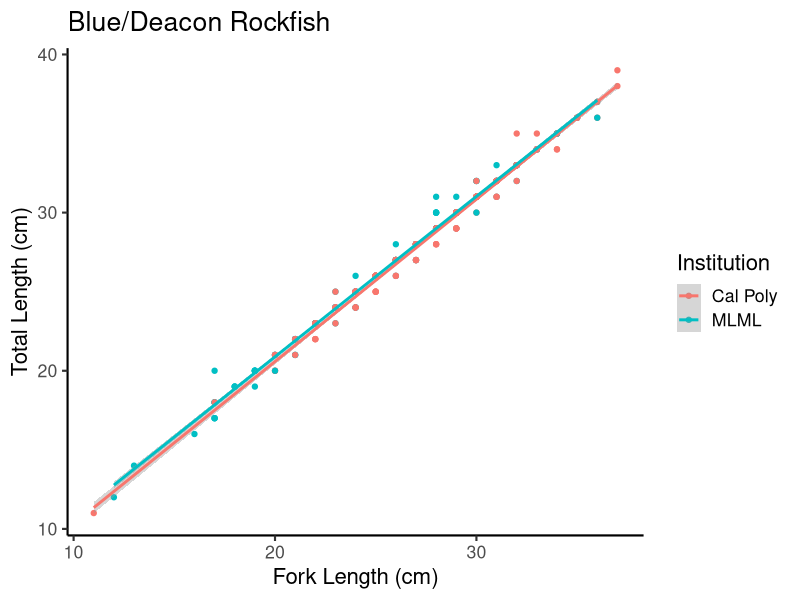
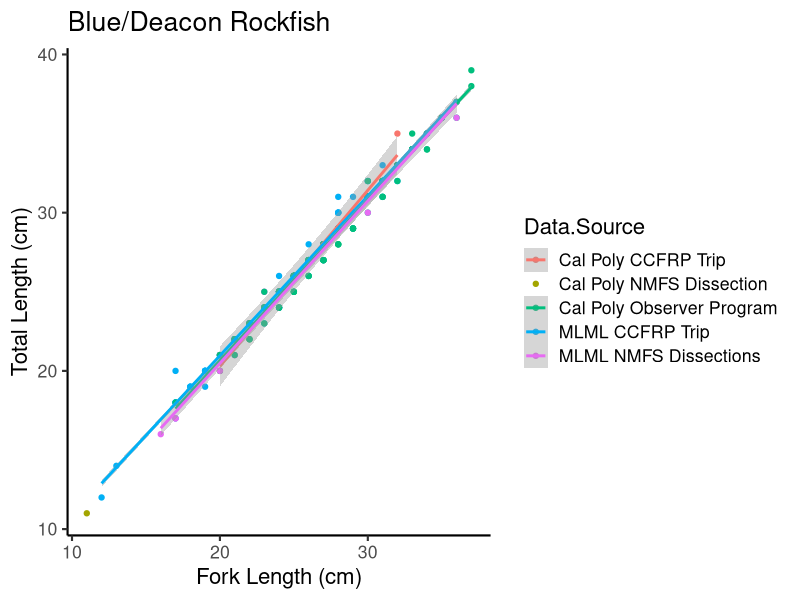
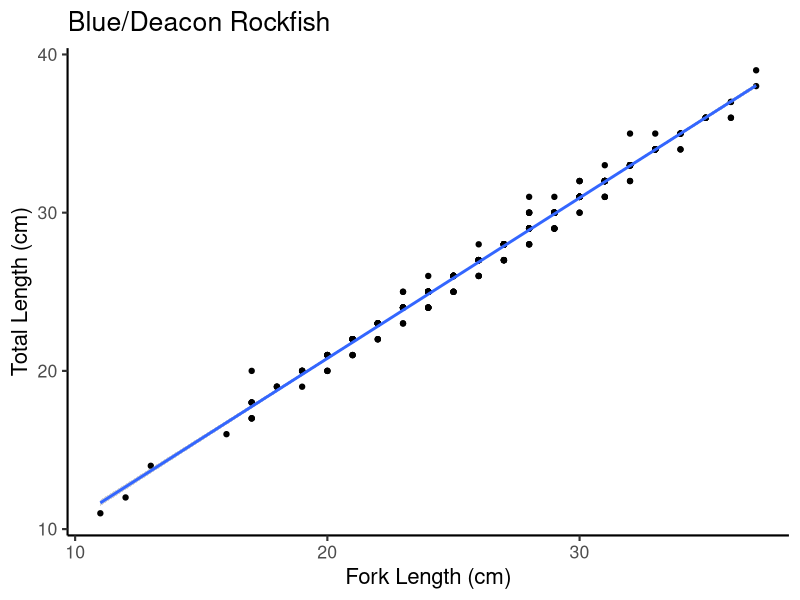
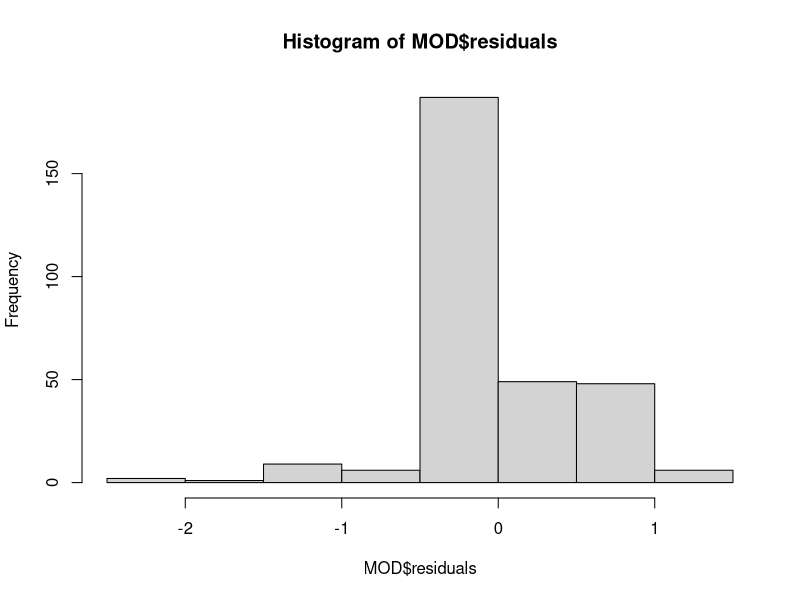
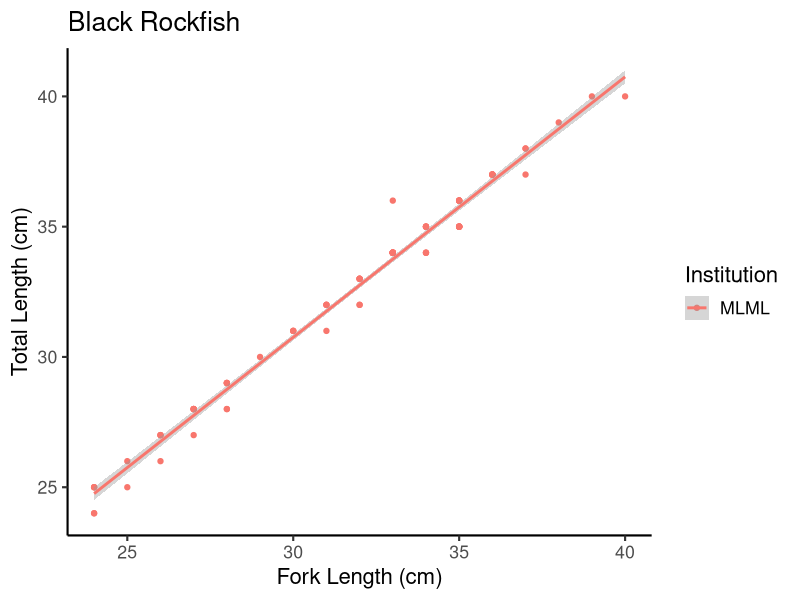
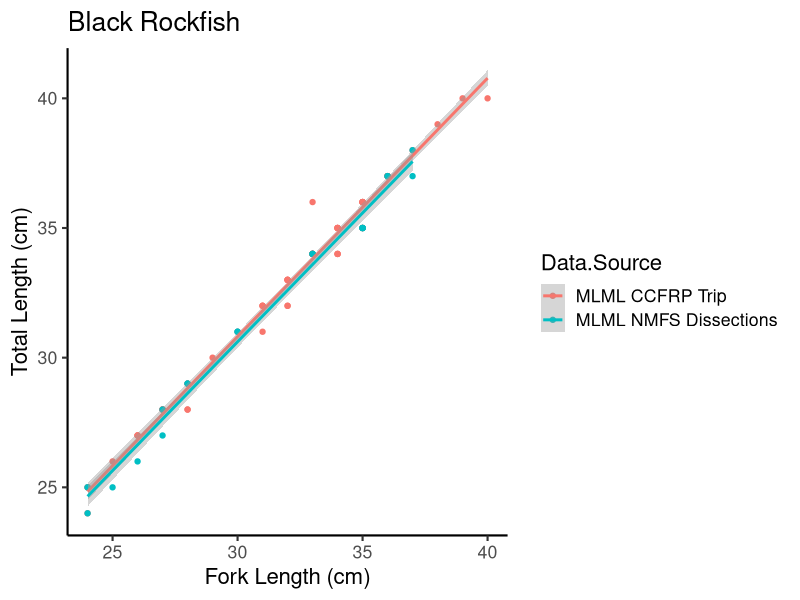
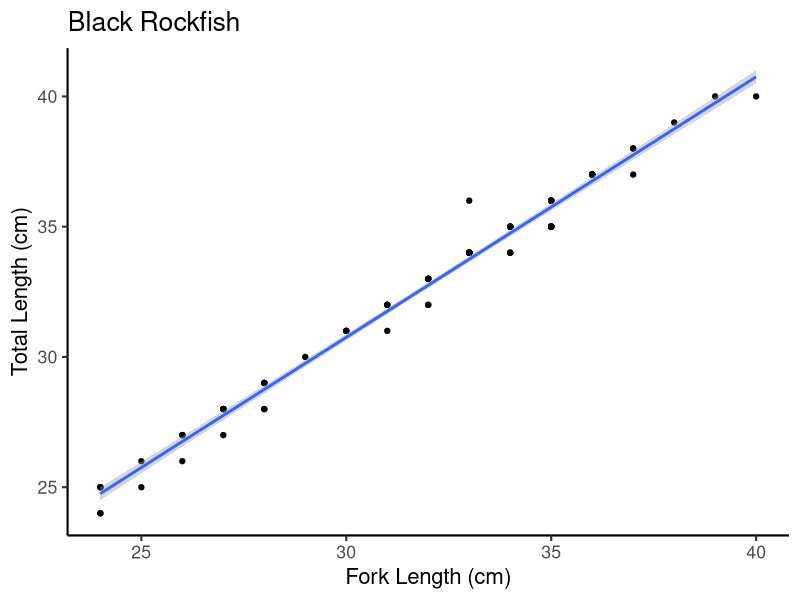
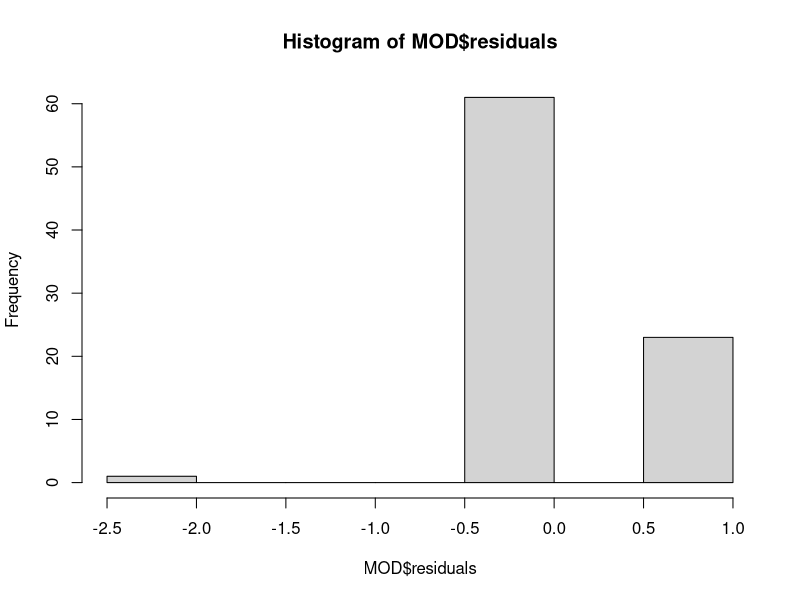

Generate these figures, in order, with R:
## ---- chunk 1

knitr::opts_chunk$set(echo = TRUE, error=FALSE)

rm(list = ls());graphics.off()
library(tidyverse) # For data manipulation and summarization
library(plotrix) #To use standard error calculation
library(cowplot) #For grouping plots
library(scales) #For editing axis scales
library(rstatix) #For running ANCOVA
#library(ggpmisc) #adding equation and r2 to figures
library(here) ## for erin

alpha=0.5
formula<-y~x
theme_set(theme_classic(base_size=16))

## ---- chunk 2

length.data <-read.csv(here("Data", 'Fork-And-Total-Length-Data.csv'))

## ---- chunk 3

blue.deacon<-length.data%>%
  group_by(Institution, Species, Data.Source)%>%
  filter(Species == "Blue/Deacon Rockfish")

ggplot(blue.deacon, aes(x=Fork.Length..cm., y=Total.Length..cm., col=Institution))+
  geom_point()+
  geom_smooth(method = "lm")+ 
  ggtitle("Blue/Deacon Rockfish") +
  xlab("Fork Length (cm)") + ylab("Total Length (cm)")

ggplot(blue.deacon, aes(x=Fork.Length..cm., y=Total.Length..cm., col=Data.Source))+
  geom_point()+
  geom_smooth(method = "lm")+ 
  ggtitle("Blue/Deacon Rockfish") +
  xlab("Fork Length (cm)") + ylab("Total Length (cm)")

ggplot(blue.deacon, aes(x=Fork.Length..cm., y=Total.Length..cm.))+
  geom_point()+
  geom_smooth(method = "lm")+ 
  ggtitle("Blue/Deacon Rockfish") +
  xlab("Fork Length (cm)") + ylab("Total Length (cm)")
  
MOD <- lm(Fork.Length..cm.~Total.Length..cm., data = blue.deacon)
  summary(MOD)
  hist(MOD$residuals)

## ---- chunk 4

black<-length.data%>%
  group_by(Institution, Species, Data.Source)%>%
  filter(Species == "Black Rockfish")

ggplot(black, aes(x=Fork.Length..cm., y=Total.Length..cm., col=Institution))+
  geom_point()+
  geom_smooth(method = "lm")+ 
  ggtitle("Black Rockfish") +
  xlab("Fork Length (cm)") + ylab("Total Length (cm)")

ggplot(black, aes(x=Fork.Length..cm., y=Total.Length..cm., col=Data.Source))+
  geom_point()+
  geom_smooth(method = "lm")+ 
  ggtitle("Black Rockfish") +
  xlab("Fork Length (cm)") + ylab("Total Length (cm)")

ggplot(black, aes(x=Fork.Length..cm., y=Total.Length..cm.))+
  geom_point()+
  geom_smooth(method = "lm")+ 
  ggtitle("Black Rockfish") +
  xlab("Fork Length (cm)") + ylab("Total Length (cm)")
  
MOD <- lm(Fork.Length..cm.~Total.Length..cm., data = black)
  summary(MOD)
  hist(MOD$residuals)
  
## ---- chunk 5

vermilion<-length.data%>%
  group_by(Institution, Species, Data.Source)%>%
  filter(Species == "Vermilion Rockfish")

ggplot(vermilion, aes(x=Fork.Length..cm., y=Total.Length..cm., col=Institution))+
  geom_point()+
  geom_smooth(method = "lm")+ 
  ggtitle("Vermilion Rockfish") +
  xlab("Fork Length (cm)") + ylab("Total Length (cm)")

ggplot(vermilion, aes(x=Fork.Length..cm., y=Total.Length..cm., col=Data.Source))+
  geom_point()+
  geom_smooth(method = "lm")+ 
  ggtitle("Vermilion Rockfish") +
  xlab("Fork Length (cm)") + ylab("Total Length (cm)")

ggplot(vermilion, aes(x=Fork.Length..cm., y=Total.Length..cm.))+
  geom_point()+
  geom_smooth(method = "lm")+ 
  ggtitle("Vermilion Rockfish") +
  xlab("Fork Length (cm)") + ylab("Total Length (cm)")
  
MOD <- lm(Fork.Length..cm.~Total.Length..cm., data = vermilion)
  summary(MOD)
  hist(MOD$residuals)
  
## ---- chunk 6

olive.yellowtail<-length.data%>%
  group_by(Institution, Species, Data.Source)%>%
  filter(Species == "Olive/Yellowtail Rockfish")

ggplot(olive.yellowtail, aes(x=Fork.Length..cm., y=Total.Length..cm., col=Institution))+
  geom_point()+
  geom_smooth(method = "lm")+ 
  ggtitle("Olive/Yellowtail Rockfish") +
  xlab("Fork Length (cm)") + ylab("Total Length (cm)")

ggplot(olive.yellowtail, aes(x=Fork.Length..cm., y=Total.Length..cm., col=Data.Source))+
  geom_point()+
  geom_smooth(method = "lm")+ 
  ggtitle("Olive/Yellowtail Rockfish") +
  xlab("Fork Length (cm)") + ylab("Total Length (cm)")

ggplot(olive.yellowtail, aes(x=Fork.Length..cm., y=Total.Length..cm.))+
  geom_point()+
  geom_smooth(method = "lm")+ 
  ggtitle("Olive/Yellowtail Rockfish") +
  xlab("Fork Length (cm)") + ylab("Total Length (cm)")
  
MOD <- lm(Fork.Length..cm.~Total.Length..cm., data = olive.yellowtail)
  summary(MOD)
  hist(MOD$residuals)
  
## ---- chunk 7

copper<-length.data%>%
  group_by(Institution, Species, Data.Source)%>%
  filter(Species == "Copper Rockfish")

ggplot(copper, aes(x=Fork.Length..cm., y=Total.Length..cm., col=Institution))+
  geom_point()+
  geom_smooth(method = "lm")+ 
  ggtitle("Copper Rockfish") +
  xlab("Fork Length (cm)") + ylab("Total Length (cm)")

ggplot(copper, aes(x=Fork.Length..cm., y=Total.Length..cm., col=Data.Source))+
  geom_point()+
  geom_smooth(method = "lm")+ 
  ggtitle("Copper Rockfish") +
  xlab("Fork Length (cm)") + ylab("Total Length (cm)")

ggplot(copper, aes(x=Fork.Length..cm., y=Total.Length..cm.))+
  geom_point()+
  geom_smooth(method = "lm")+ 
  ggtitle("Copper Rockfish") +
  xlab("Fork Length (cm)") + ylab("Total Length (cm)")
  
MOD <- lm(Fork.Length..cm.~Total.Length..cm., data = copper)
  summary(MOD)
  hist(MOD$residuals)
  
## ---- chunk 8

canary<-length.data%>%
  group_by(Institution, Species, Data.Source)%>%
  filter(Species == "Canary Rockfish")

ggplot(canary, aes(x=Fork.Length..cm., y=Total.Length..cm., col=Institution))+
  geom_point()+
  geom_smooth(method = "lm")+ 
  ggtitle("Canary Rockfish") +
  xlab("Fork Length (cm)") + ylab("Total Length (cm)")

ggplot(canary, aes(x=Fork.Length..cm., y=Total.Length..cm., col=Data.Source))+
  geom_point()+
  geom_smooth(method = "lm")+ 
  ggtitle("Canary Rockfish") +
  xlab("Fork Length (cm)") + ylab("Total Length (cm)")

ggplot(canary, aes(x=Fork.Length..cm., y=Total.Length..cm.))+
  geom_point()+
  geom_smooth(method = "lm")+ 
  ggtitle("Canary Rockfish") +
  xlab("Fork Length (cm)") + ylab("Total Length (cm)")
  
MOD <- lm(Fork.Length..cm.~Total.Length..cm., data = canary)
  summary(MOD)
  hist(MOD$residuals)
  
## ---- chunk 9

length_dat <- read_csv(here("Data", "Fork-And-Total-Length-Data2.csv"))
str(length_dat)

length_dat %>% arrange(desc(TL)) %>% slice(1)
length_dat %>% arrange(desc(FL)) %>% slice(1)
length_dat %>% arrange(TL) %>% slice(1)
length_dat %>% arrange(FL) %>% slice(1)


## ---- chunk 10

bin_dat <- length_dat %>%
  mutate(TL_bin = cut(TL, breaks = c(0,2,4,6,8,10,12,14,16,18,20,22,24,26,28,30,
                                     32,34,36,38,40,42,44,46,48,50,52,54,56,58,60,
                                     62,64)),
         FL_bin = cut(FL, breaks = c(0,2,4,6,8,10,12,14,16,18,20,22,24,26,28,30,
                                     32,34,36,38,40,42,44,46,48,50,52,54,56,58,60,
                                     62,64)),
         match = case_when(
           TL_bin == FL_bin ~ "YES",
           TL_bin != FL_bin ~ "NO"
         ))

## checking out some numbers
# bin_dat %>% count(match)
# bin_dat %>% filter(Species == "Blue/Deacon Rockfish") %>% count(match)
# bin_dat %>% filter(!Species == "Canary Rockfish") %>% count(match)
# 
# ggplot(data = bin_dat)+
#   geom_bar(aes(x = TL_bin), fill = "Blue", alpha = 0.5)+
#   geom_bar(aes(x = FL_bin), fill = "Green", alpha = 0.5)

## ---- chunk 11

## the annoying long bin conversion

bin_dat_num <- bin_dat %>%
  mutate(TL_int = case_when(
    TL %in% c(11,12) ~ 12,
    TL %in% c(13,14) ~ 14,
    TL %in% c(15,16) ~ 16,
    TL %in% c(17,18) ~ 18,
    TL %in% c(19,20) ~ 20,
    TL %in% c(21,22) ~ 22,
    TL %in% c(23,24) ~ 24,
    TL %in% c(25,26) ~ 26,
    TL %in% c(27,28) ~ 28,
    TL %in% c(29,30) ~ 30,
    TL %in% c(31,32) ~ 32,
    TL %in% c(33,34) ~ 34,
    TL %in% c(35,36) ~ 36,
    TL %in% c(37,38) ~ 38,
    TL %in% c(39,40) ~ 40,
    TL %in% c(41,42) ~ 42,
    TL %in% c(43,44) ~ 44,
    TL %in% c(45,46) ~ 46,
    TL %in% c(47,48) ~ 48,
    TL %in% c(49,50) ~ 50,
    TL %in% c(51,52) ~ 52,
    TL %in% c(53,54) ~ 54,
    TL %in% c(55,56) ~ 56,
    TL %in% c(57,58) ~ 58,
    TL %in% c(59,60) ~ 60,
    TL %in% c(61,62) ~ 62,
    TL %in% c(63,64) ~ 64),
    FL_int = case_when(
      FL %in% c(11,12) ~ 12,
      FL %in% c(13,14) ~ 14,
      FL %in% c(15,16) ~ 16,
      FL %in% c(17,18) ~ 18,
      FL %in% c(19,20) ~ 20,
      FL %in% c(21,22) ~ 22,
      FL %in% c(23,24) ~ 24,
      FL %in% c(25,26) ~ 26,
      FL %in% c(27,28) ~ 28,
      FL %in% c(29,30) ~ 30,
      FL %in% c(31,32) ~ 32,
      FL %in% c(33,34) ~ 34,
      FL %in% c(35,36) ~ 36,
      FL %in% c(37,38) ~ 38,
      FL %in% c(39,40) ~ 40,
      FL %in% c(41,42) ~ 42,
      FL %in% c(43,44) ~ 44,
      FL %in% c(45,46) ~ 46,
      FL %in% c(47,48) ~ 48,
      FL %in% c(49,50) ~ 50,
      FL %in% c(51,52) ~ 52,
      FL %in% c(53,54) ~ 54,
      FL %in% c(55,56) ~ 56,
      FL %in% c(57,58) ~ 58,
      FL %in% c(59,60) ~ 60,
      FL %in% c(61,62) ~ 62,
      FL %in% c(63,64) ~ 64),
    Diff_int = TL_int -FL_int)

## ---- chunk 12

## Blue/Deacon rockfish

BLU_DEA <- bin_dat_num %>%
  filter(Species == "Blue/Deacon Rockfish")

mod_BLU <- lm(FL_int ~ TL_int, data = BLU_DEA)
summary(mod_BLU)

## Black rockfish

BLA <- bin_dat_num %>%
  filter(Species == "Black Rockfish")

mod_BLA <- lm(FL_int ~ TL_int, data = BLA)
summary(mod_BLA)

